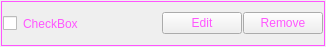
<?xml version="1.0" encoding="UTF-8"?>
<ui version="4.0">
 <class>Task</class>
 <widget class="QWidget" name="Task">
  <property name="geometry">
   <rect>
    <x>0</x>
    <y>0</y>
    <width>326</width>
    <height>47</height>
   </rect>
  </property>
  <property name="windowTitle">
   <string>Form</string>
  </property>
  <property name="styleSheet">
   <string notr="true">border-color: rgb(0, 0, 127);
font: 11pt &quot;Ink Free&quot;;
color: rgb(255, 85, 255);</string>
  </property>
  <layout class="QHBoxLayout" name="horizontalLayout_2">
   <property name="spacing">
    <number>1</number>
   </property>
   <property name="leftMargin">
    <number>1</number>
   </property>
   <property name="topMargin">
    <number>1</number>
   </property>
   <property name="rightMargin">
    <number>1</number>
   </property>
   <property name="bottomMargin">
    <number>1</number>
   </property>
   <item>
    <widget class="QFrame" name="horizontalLayout_3">
     <property name="frameShape">
      <enum>QFrame::Box</enum>
     </property>
     <layout class="QHBoxLayout" name="horizontalLayout">
      <property name="spacing">
       <number>1</number>
      </property>
      <property name="leftMargin">
       <number>1</number>
      </property>
      <property name="topMargin">
       <number>1</number>
      </property>
      <property name="rightMargin">
       <number>1</number>
      </property>
      <property name="bottomMargin">
       <number>1</number>
      </property>
      <item>
       <widget class="QCheckBox" name="checkBox">
        <property name="text">
         <string>CheckBox</string>
        </property>
       </widget>
      </item>
      <item>
       <spacer name="horizontalSpacer">
        <property name="orientation">
         <enum>Qt::Horizontal</enum>
        </property>
        <property name="sizeHint" stdset="0">
         <size>
          <width>40</width>
          <height>20</height>
         </size>
        </property>
       </spacer>
      </item>
      <item>
       <widget class="QPushButton" name="editButoon">
        <property name="text">
         <string>Edit</string>
        </property>
       </widget>
      </item>
      <item>
       <widget class="QPushButton" name="removeButton">
        <property name="text">
         <string>Remove</string>
        </property>
       </widget>
      </item>
     </layout>
    </widget>
   </item>
  </layout>
 </widget>
 <resources/>
 <connections/>
</ui>
